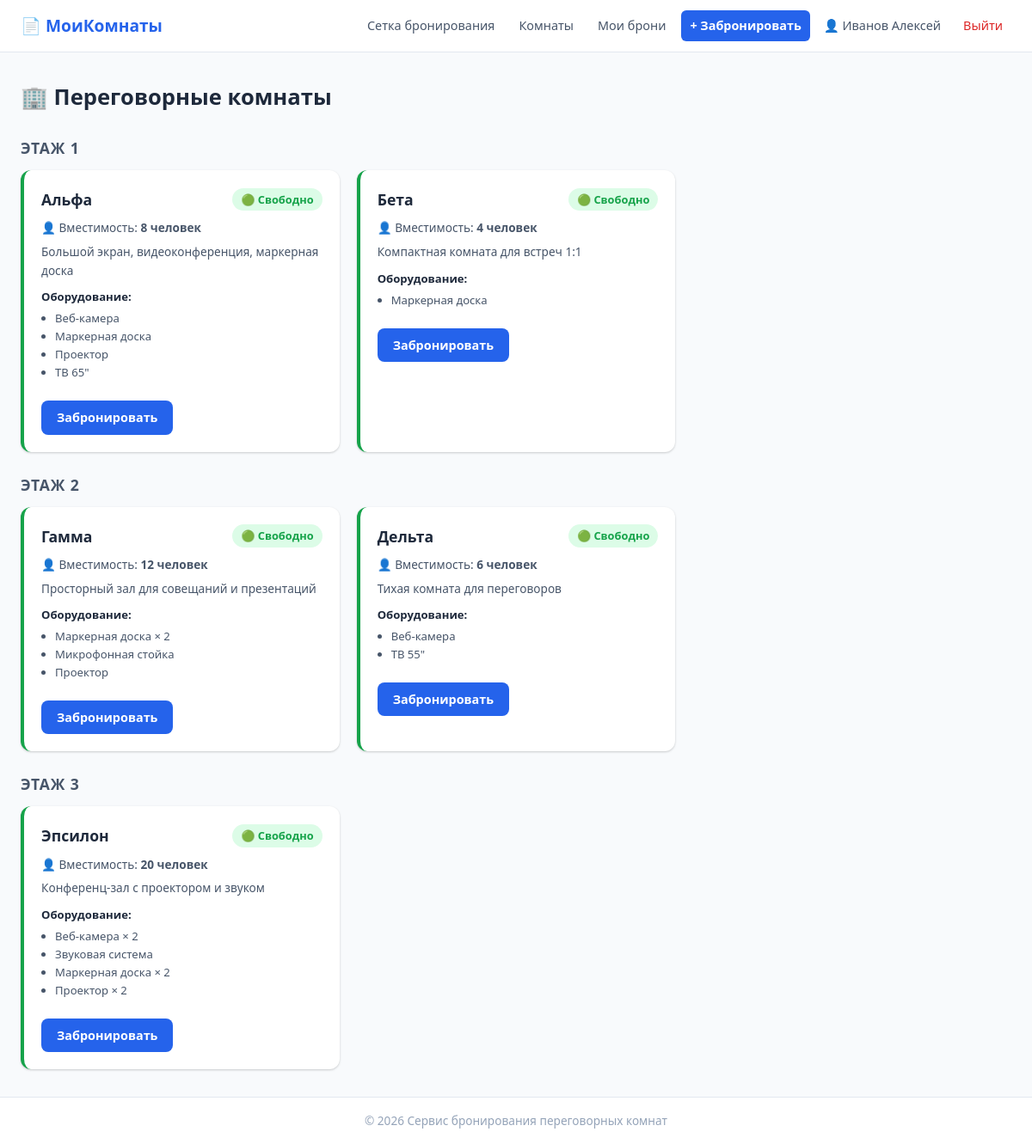
Page /rooms.php (signed in) on the committed database.
### tables this page shows
CREATE TABLE IF NOT EXISTS `rooms` (
  `id`          INT UNSIGNED AUTO_INCREMENT PRIMARY KEY,
  `name`        VARCHAR(120) NOT NULL,
  `capacity`    TINYINT UNSIGNED NOT NULL DEFAULT 6,
  `floor`       TINYINT UNSIGNED NOT NULL DEFAULT 1,
  `description` TEXT DEFAULT NULL,
  `created_at`  DATETIME NOT NULL DEFAULT CURRENT_TIMESTAMP
);

CREATE TABLE IF NOT EXISTS `equipment` (
  `id`       INT UNSIGNED AUTO_INCREMENT PRIMARY KEY,
  `room_id`  INT UNSIGNED NOT NULL,
  `name`     VARCHAR(120) NOT NULL,
  `quantity` TINYINT UNSIGNED NOT NULL DEFAULT 1,
  FOREIGN KEY (`room_id`) REFERENCES `rooms`(`id`) ON DELETE CASCADE
);

### config/db.php (called while the page is built, shortened)
<?php
function isLoggedIn(): bool  { return !empty($_SESSION['user_id']); }

### rooms.php (the view, shortened to what this page needs)
<?php
require_once __DIR__ . '/config/db.php';
$db = getDB();
$rooms = $db->query("SELECT * FROM rooms ORDER BY floor, name")->fetchAll();
$equipment = [];
$eStmt = $db->query("SELECT * FROM equipment ORDER BY room_id, name");
foreach ($eStmt->fetchAll() as $eq) {
    $equipment[$eq['room_id']][] = $eq;
}
$nextBook = [];
require_once __DIR__ . '/includes/header.php';
?>
<div class="container">
  <h1 class="page-title">&#127970; Переговорные комнаты</h1>
  <?php
  $floorGroups = [];
  foreach ($rooms as $r) $floorGroups[$r['floor']][] = $r;
  ksort($floorGroups);
  ?>
  <?php foreach ($floorGroups as $floor => $floorRooms): ?>
    <h2 class="floor-heading">Этаж <?= $floor ?></h2>
    <div class="rooms-grid">
      <?php foreach ($floorRooms as $room): ?>
        <?php
          $eqs  = $equipment[$room['id']] ?? [];
          $nb   = $nextBook[$room['id']] ?? null;
          $busy = $nb && date('Y-m-d H:i:s') >= $nb['start_at'] && date('Y-m-d H:i:s') < $nb['end_at'];
        ?>
        <div class="room-card <?= $busy ? 'room-busy' : 'room-free' ?>" id="room-<?= $room['id'] ?>">
          <div class="room-card-header">
            <span class="room-name"><?= htmlspecialchars($room['name']) ?></span>
            <span class="room-status <?= $busy ? 'status-busy' : 'status-free' ?>">
              <?= $busy ? '&#128308; Занято' : '&#128994; Свободно' ?>
            </span>
          </div>
          <div class="room-cap-line">&#128100; Вместимость: <strong><?= $room['capacity'] ?> человек</strong></div>
          <?php if ($room['description']): ?>
            <p class="room-desc"><?= htmlspecialchars($room['description']) ?></p>
          <?php endif; ?>
          <?php if ($eqs): ?>
            <div class="room-equipment">
              <strong>Оборудование:</strong>
              <ul>
                <?php foreach ($eqs as $eq): ?>
                  <li><?= htmlspecialchars($eq['name']) ?><?= $eq['quantity'] > 1 ? ' &times; ' . $eq['quantity'] : '' ?></li>
                <?php endforeach; ?>
              </ul>
            </div>
          <?php endif; ?>
          <?php if (isLoggedIn()): ?>
            <a href="/book.php?room_id=<?= $room['id'] ?>" class="btn btn-blue" style="margin-top:12px;">
              Забронировать
            </a>
          <?php endif; ?>
        </div>
      <?php endforeach; ?>
    </div>
  <?php endforeach; ?>
</div>
<?php require_once __DIR__ . '/includes/footer.php'; ?>

### style.css (style rules this page uses)
*, *::before, *::after { box-sizing: border-box; margin: 0; padding: 0; }
:root { --blue: #2563eb; --blue-h: #1d4ed8; --green: #16a34a; --red: #dc2626; --orange: #ea580c; --gray-50: #f8fafc; --gray-100:#f1f5f9; --gray-200:#e2e8f0; --gray-400:#94a3b8; --gray-600:#475569; --gray-800:#1e293b; --radius: 8px; --shadow: 0 1px 3px rgba(0,0,0,.12), 0 1px 2px rgba(0,0,0,.08); --shadow-md: 0 4px 6px -1px rgba(0,0,0,.1), 0 2px 4px -1px rgba(0,0,0,.06); }
body { font-family: 'Segoe UI', system-ui, sans-serif; background: var(--gray-50); color: var(--gray-800); line-height: 1.6; }
.container { max-width: 1400px; margin: 0 auto; padding: 32px 24px; }
.page-title { font-size: 1.6rem; font-weight: 700; margin-bottom: 24px; }
.btn { display: inline-block; padding: 8px 18px; border-radius: var(--radius); border: none; cursor: pointer; font-size: .9rem; font-weight: 600; text-decoration: none; transition: opacity .15s, background .15s; }
.btn-blue { background: var(--blue); color: #fff; }
.floor-heading { font-size: 1.1rem; font-weight: 700; color: var(--gray-600); margin: 24px 0 12px; text-transform: uppercase; letter-spacing: .05em; }
.rooms-grid { display: grid; grid-template-columns: repeat(auto-fill, minmax(280px, 1fr)); gap: 20px; }
.room-card { background: #fff; border-radius: 12px; padding: 20px; box-shadow: var(--shadow); border-left: 4px solid transparent; }
.room-free { border-left-color: var(--green); }
.room-card-header { display: flex; justify-content: space-between; align-items: center; margin-bottom: 8px; }
.room-name { font-size: 1.1rem; font-weight: 700; }
.room-status { font-size: .8rem; font-weight: 600; padding: 3px 10px; border-radius: 20px; }
.status-free { background: #dcfce7; color: var(--green); }
.room-cap-line { font-size: .85rem; color: var(--gray-600); margin-bottom: 6px; }
.room-desc { font-size: .85rem; color: var(--gray-600); margin-bottom: 10px; }
.room-equipment { font-size: .82rem; margin-bottom: 10px; }
.room-equipment ul { margin: 4px 0 0 16px; color: var(--gray-600); }

### rows in the picture
rooms: name "Альфа", capacity "8", description "Большой экран, видеоконференция, маркерная доска"
equipment: name "Веб-камера"
equipment: name "Маркерная доска"
equipment: name "Проектор"
equipment: name "ТВ 65\""
rooms: name "Бета", capacity "4", description "Компактная комната для встреч 1:1"
equipment: name "Маркерная доска"
rooms: name "Гамма", capacity "12", description "Просторный зал для совещаний и презентаций"
equipment: name "Маркерная доска", quantity "2"
equipment: name "Микрофонная стойка"
equipment: name "Проектор"
rooms: name "Дельта", capacity "6", description "Тихая комната для переговоров"
equipment: name "Веб-камера"
equipment: name "ТВ 55\""
rooms: name "Эпсилон", capacity "20", description "Конференц-зал с проектором и звуком"
equipment: name "Веб-камера", quantity "2"
equipment: name "Звуковая система"
equipment: name "Маркерная доска", quantity "2"
equipment: name "Проектор", quantity "2"

### other values in the picture
$_SESSION['user_name'] "Иванов Алексей"
$floor "1"
$floor "2"
$floor "3"
